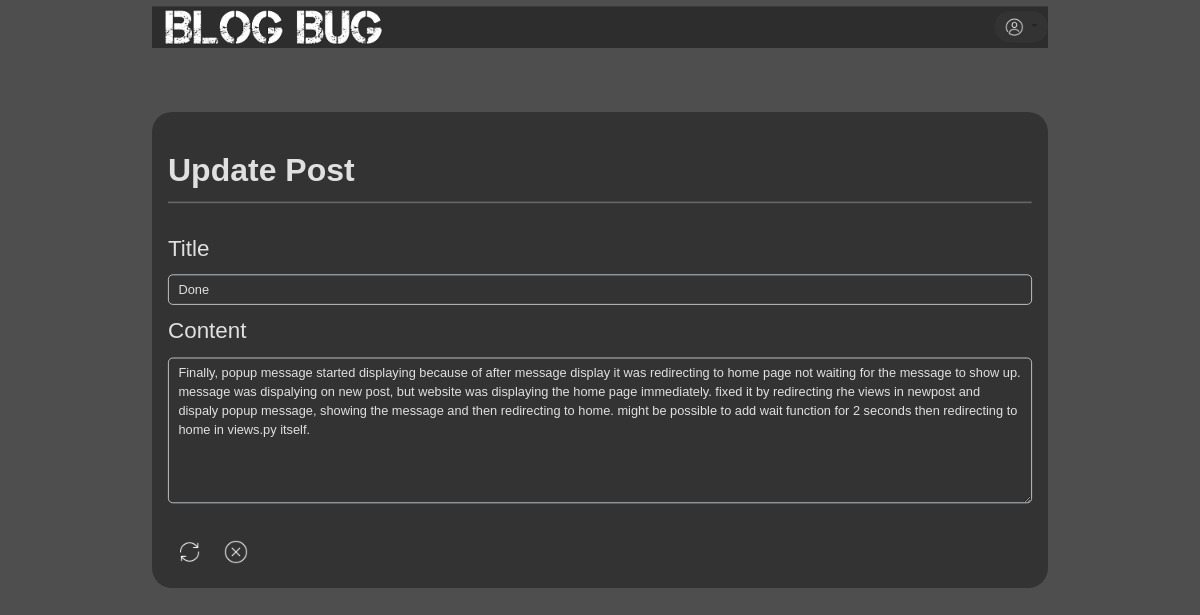
Screenshot of /update/6/ (signed in) with the database file from the repository.
### blog/models.py (models this page shows, shortened)
class Posts(models.Model):
    tittle = models.CharField(max_length=100)
    content = models.TextField()
    date_posted = models.DateTimeField(default=timezone.now)
    author = models.ForeignKey(User, on_delete=models.CASCADE)

### blog/views.py (the view, shortened to what this page needs)
# urls.py: path('update/<int:post_id>/', views.update_post, name='update_post'),
def update_post(request, post_id):
    post = get_object_or_404(Posts, id=post_id)
    if request.user != post.author:
        messages.error(request, "You are not authorized to update this post.")
        return redirect('/mypost')
    return render(request, 'blog/update_post.html', {'post': post})

### blog/templates/blog/update_post.html (shortened to what this page needs)
{% extends 'blog/base.html' %}
{% block content %}
{% load static %}
<head>
</head>
<link rel="stylesheet" href="{% static 'css/N_U_post.css' %}">
<div class="container custom-container">
<nav class="navbar navbar-expand-lg ">
    <div class="collapse navbar-collapse" id="navbarSupportedContent">
        <ul class="navbar-nav mr-auto" id="nav_bar">
            <li><a href="/home"><img class="w-50 " src="{% static 'image/pho.png' %}" alt=""></a></li>
        </ul>
        <form class="form-inline my-2 my-lg-0">
            <div class="dropdown">
                <button class="btn dropdown-toggle" type="button" id="dropdownMenuButton"
                    data-toggle="dropdown" aria-haspopup="false" aria-expanded="false">
                    <img src="{% static 'image/account.png' %}">
                </button>
            </div>
        </form>
    </div>
</nav>
    <br><br><br>
    <form method="post" id="updatePostForm">
        <div class="container custom-container" style="max-width: 1250px;">
            <br><br>
            <h1 class="fw-bolder"> Update Post </h1>
            <hr class="border-white"><br>
            <div class="mb-3">
                <h3><label for="title">Title</label></h3>
                <input type="text" class="form-control" id="title" name="tittle" value="{{ post.tittle }}" required>
            </div>
            <div class="form-group">
                <h3><label for="content">Content</label></h3>
                <textarea class="form-control" id="content" name="content" rows="7" required>{{ post.content }}</textarea>
            </div>
            <br>
            <button type="submit" class="btn tooltip-btn" id="UpdateBtn">
                <img src="{% static 'image/update0.png' %}">
            </button>
            <a href="/mypost" class="btn tooltip-btn" id="cancelBtn">
                <img src="{% static 'image/cancel1.png' %}">
            </a>
        </div>
        <br>
    </form>
</div>
{% endblock %}

### blog/static/css/N_U_post.css (style rules this page uses)
body { justify-content: center; align-items: center; background-color: #4e4e4e; font-family: Arial, sans-serif; transform: scale(0.8); transform-origin: top left; width: 125%; }
.container { max-width: 1200px; margin: 0 auto; padding: 0 20px; }
#navbarSupportedContent { background-color: #2d2d2d; }
body { background-color: #4e4e4e; font-family: Arial, sans-serif; }
form { background-color: #333; border-radius: 25px; }
h1 { color: rgb(224, 224, 224); }
.border-white { border: 1px solid rgb(255, 255, 255); }
h3 { color: rgb(224, 224, 224); }
#title { background-color: #333; color: rgb(224, 224, 224); }
#title::placeholder { color: rgb(224, 224, 224); }
#content { background-color: #333; color: rgb(224, 224, 224); }
#content::placeholder { color: rgb(224, 224, 224); }
.tooltip-btn { position: relative; display: inline-block; border: none; background: none; cursor: pointer; }

### blog/templates/blog/base.html (style rules this page uses)
.custom-container { max-width: 1450px; }

### rows the page displays
Posts: tittle "Done", content "Finally, popup message started displaying because of after message display it was redirecting to home page not waiting for the message to show up. message was dispalying on new post, but website was displaying the home page immediately. fixed it by redirecting rhe views in newpost and dispaly popup message, showing the message and then redirecting to home. might be possible to add wait function for 2 seconds then redirecting to home in views.py itself."
